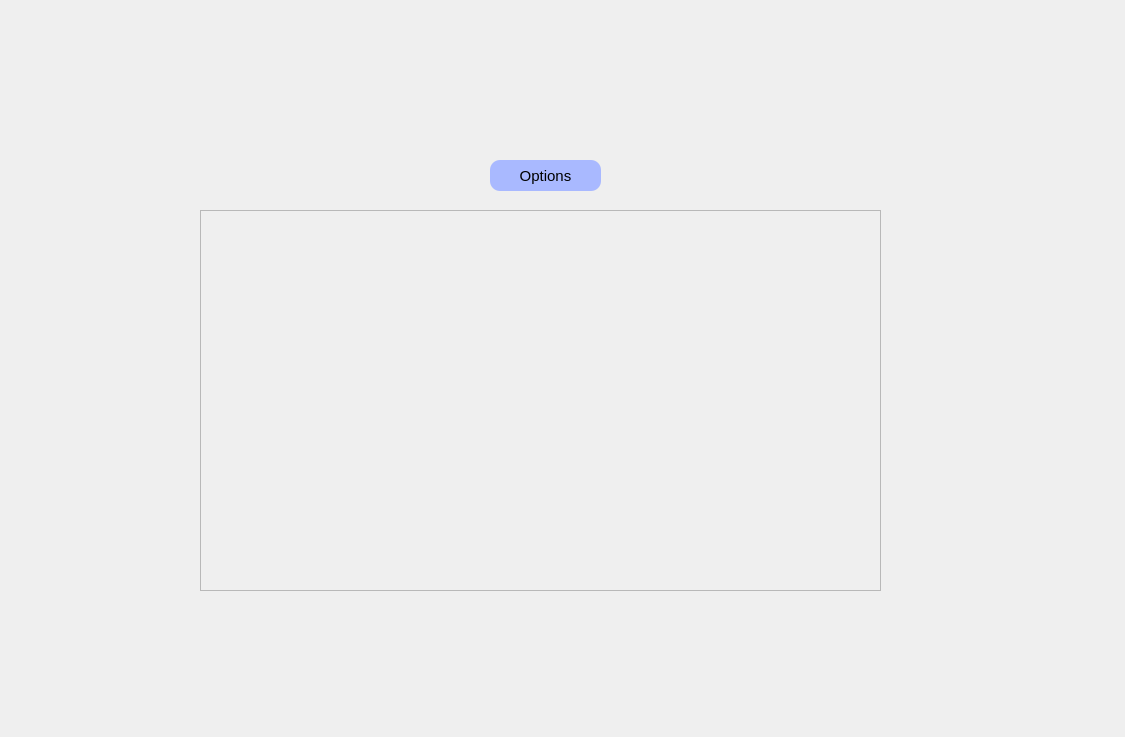
<?xml version="1.0" encoding="UTF-8"?>
<ui version="4.0">
 <class>recorder</class>
 <widget class="QDialog" name="recorder">
  <property name="geometry">
   <rect>
    <x>0</x>
    <y>0</y>
    <width>1125</width>
    <height>737</height>
   </rect>
  </property>
  <property name="windowTitle">
   <string>Dialog</string>
  </property>
  <widget class="QScrollArea" name="scrollArea">
   <property name="geometry">
    <rect>
     <x>200</x>
     <y>210</y>
     <width>681</width>
     <height>381</height>
    </rect>
   </property>
   <property name="widgetResizable">
    <bool>true</bool>
   </property>
   <widget class="QWidget" name="scrollAreaWidgetContents">
    <property name="geometry">
     <rect>
      <x>0</x>
      <y>0</y>
      <width>679</width>
      <height>379</height>
     </rect>
    </property>
   </widget>
  </widget>
  <widget class="QPushButton" name="OptionPushButton">
   <property name="geometry">
    <rect>
     <x>490</x>
     <y>160</y>
     <width>111</width>
     <height>31</height>
    </rect>
   </property>
   <property name="styleSheet">
    <string notr="true">QPushButton{
background-color:rgb(169, 185, 255);
font-size:15px;
font: 12pt &quot;Mongolian Baiti&quot;;
border-radius:10px;
}
QPushButton:hover {
	
	background-color:rgb(185, 198, 255);
	
}
QPushButton:pressed {
	background-color:rgb(185, 198, 255);
}
</string>
   </property>
   <property name="text">
    <string>Options</string>
   </property>
  </widget>
 </widget>
 <resources/>
 <connections/>
</ui>
